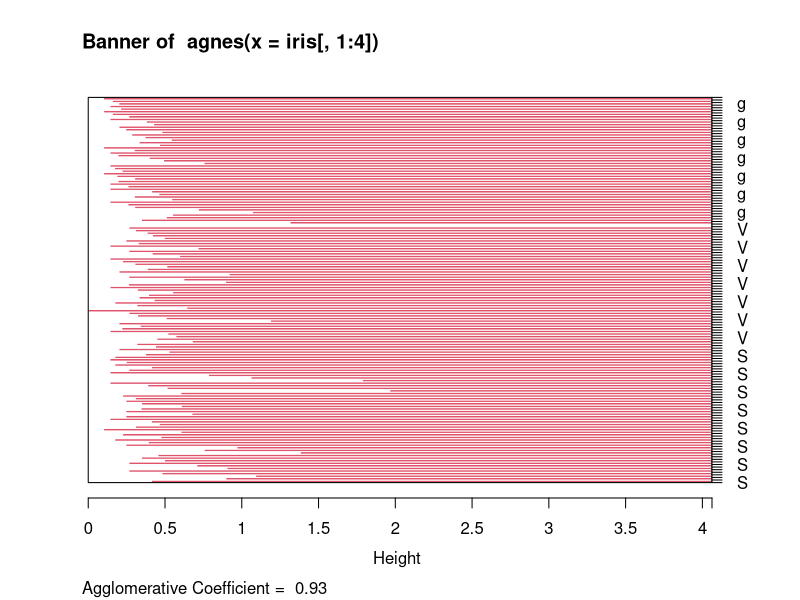
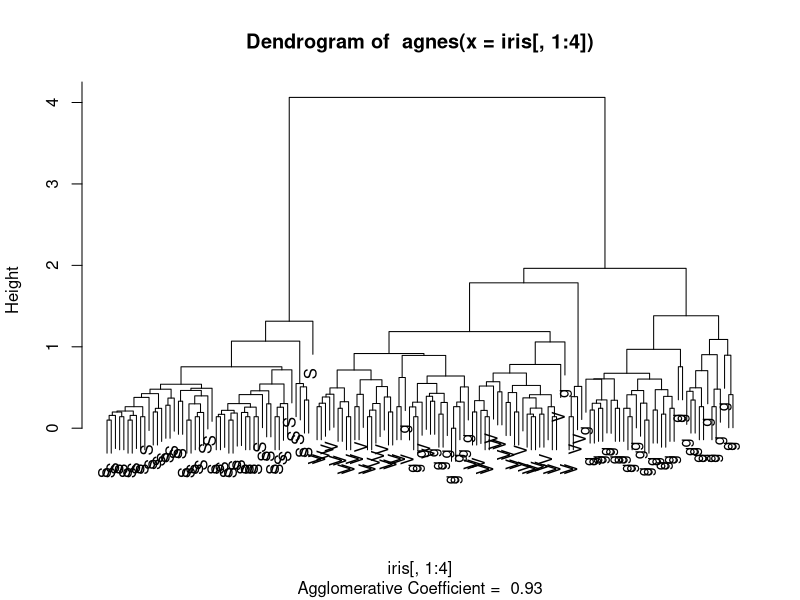

R code for these plots, in order:
library(cluster)


### Name: plot.agnes
### Title: Plots of an Agglomerative Hierarchical Clustering
### Aliases: plot.agnes
### Keywords: cluster hplot

### ** Examples

## Can also pass `labels' to pltree() and bannerplot():
data(iris)
cS <- as.character(Sp <- iris$Species)
cS[Sp == "setosa"] <- "S"
cS[Sp == "versicolor"] <- "V"
cS[Sp == "virginica"] <- "g"
ai <- agnes(iris[, 1:4])
plot(ai, labels = cS, nmax = 150)# bannerplot labels are mess



